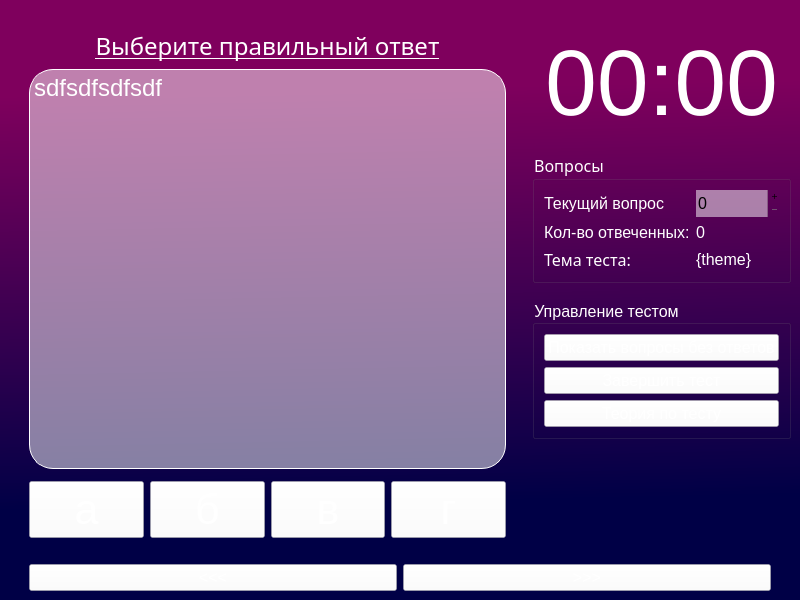
<?xml version="1.0" encoding="UTF-8"?>
<ui version="4.0">
 <class>MainWindow</class>
 <widget class="QMainWindow" name="MainWindow">
  <property name="geometry">
   <rect>
    <x>0</x>
    <y>0</y>
    <width>800</width>
    <height>600</height>
   </rect>
  </property>
  <property name="sizePolicy">
   <sizepolicy hsizetype="Maximum" vsizetype="Maximum">
    <horstretch>0</horstretch>
    <verstretch>0</verstretch>
   </sizepolicy>
  </property>
  <property name="minimumSize">
   <size>
    <width>800</width>
    <height>600</height>
   </size>
  </property>
  <property name="maximumSize">
   <size>
    <width>16777215</width>
    <height>16777215</height>
   </size>
  </property>
  <property name="mouseTracking">
   <bool>false</bool>
  </property>
  <property name="focusPolicy">
   <enum>Qt::NoFocus</enum>
  </property>
  <property name="windowTitle">
   <string>Программа для тестирования</string>
  </property>
  <property name="styleSheet">
   <string notr="true">*{
	font-family: 'Circe';
	color: white;
	font-size: 12pt;
}

#question {
	color: white;
}

QPushButton:enabled {
	background-color: rgba(255, 255, 255, 128);
}

QPushButton:disabled {
	background-color: rgba(160, 160, 160, 128);
}

QPushButton:pressed {
    background-color: rgba(180, 180, 180, 128);
}

QPushButton:disabled:hover {
    background-color: rgba(192, 57, 43, 128);
}

#centralwidget {
    background-color: qlineargradient(spread:pad, x1:0.531, y1:0, x2:0.559, y2:1, stop:0.145251 rgba(127, 0, 93, 255), stop:0.836158 rgba(0, 0, 70, 255));
}



/*
background-color: qlineargradient(spread:pad, x1:0, y1:0, x2:0, y2:1, stop:0 rgba(255, 0, 0, 255), stop:0.339795 rgba(255, 0, 0, 255), stop:0.339799 rgba(255, 255, 255, 255), stop:0.662444 rgba(255, 255, 255, 255), stop:0.662469 rgba(0, 0, 255, 255), stop:1 rgba(0, 0, 255, 255));

qlineargradient(to top, #505285 0%, #585e92 12%, #65689f 25%, #7474b0 37%, #7e7ebb 50%, #8389c7 62%, #9795d4 75%, #a2a1dc 87%, #b5aee4 100%);
*/</string>
  </property>
  <property name="dockOptions">
   <set>QMainWindow::AllowTabbedDocks|QMainWindow::AnimatedDocks</set>
  </property>
  <widget class="QWidget" name="centralwidget">
   <property name="sizePolicy">
    <sizepolicy hsizetype="Preferred" vsizetype="Preferred">
     <horstretch>0</horstretch>
     <verstretch>0</verstretch>
    </sizepolicy>
   </property>
   <layout class="QGridLayout" name="gridLayout_3">
    <item row="0" column="0">
     <layout class="QVBoxLayout" name="verticalLayout">
      <property name="spacing">
       <number>6</number>
      </property>
      <property name="leftMargin">
       <number>20</number>
      </property>
      <property name="topMargin">
       <number>20</number>
      </property>
      <property name="rightMargin">
       <number>20</number>
      </property>
      <property name="bottomMargin">
       <number>20</number>
      </property>
      <item>
       <widget class="QLabel" name="label_4">
        <property name="font">
         <font>
          <family>Circe</family>
          <pointsize>18</pointsize>
          <underline>true</underline>
         </font>
        </property>
        <property name="styleSheet">
         <string notr="true">font-size: 18pt;</string>
        </property>
        <property name="text">
         <string>Выберите правильный ответ</string>
        </property>
        <property name="alignment">
         <set>Qt::AlignCenter</set>
        </property>
       </widget>
      </item>
      <item>
       <widget class="QTextBrowser" name="question">
        <property name="styleSheet">
         <string notr="true">font-size: 18pt;
background-color: rgba(255, 255, 255, 128);
border: 1px solid white;
border-radius: 24px;</string>
        </property>
        <property name="html">
         <string>&lt;!DOCTYPE HTML PUBLIC &quot;-//W3C//DTD HTML 4.0//EN&quot; &quot;http://www.w3.org/TR/REC-html40/strict.dtd&quot;&gt;
&lt;html&gt;&lt;head&gt;&lt;meta name=&quot;qrichtext&quot; content=&quot;1&quot; /&gt;&lt;style type=&quot;text/css&quot;&gt;
p, li { white-space: pre-wrap; }
&lt;/style&gt;&lt;/head&gt;&lt;body style=&quot; font-family:'Circe'; font-size:18pt; font-weight:400; font-style:normal;&quot;&gt;
&lt;p style=&quot; margin-top:0px; margin-bottom:0px; margin-left:0px; margin-right:0px; -qt-block-indent:0; text-indent:0px;&quot;&gt;sdfsdfsdfsdf&lt;/p&gt;&lt;/body&gt;&lt;/html&gt;</string>
        </property>
       </widget>
      </item>
      <item>
       <widget class="QFrame" name="frame">
        <property name="frameShape">
         <enum>QFrame::StyledPanel</enum>
        </property>
        <property name="frameShadow">
         <enum>QFrame::Plain</enum>
        </property>
        <property name="lineWidth">
         <number>20</number>
        </property>
        <property name="midLineWidth">
         <number>9</number>
        </property>
       </widget>
      </item>
      <item>
       <layout class="QHBoxLayout" name="horizontalLayout_2">
        <item>
         <widget class="QPushButton" name="answer_0">
          <property name="enabled">
           <bool>true</bool>
          </property>
          <property name="sizePolicy">
           <sizepolicy hsizetype="Preferred" vsizetype="Preferred">
            <horstretch>0</horstretch>
            <verstretch>0</verstretch>
           </sizepolicy>
          </property>
          <property name="styleSheet">
           <string notr="true">font-size: 32pt;</string>
          </property>
          <property name="text">
           <string>а</string>
          </property>
          <property name="shortcut">
           <string>А</string>
          </property>
         </widget>
        </item>
        <item>
         <widget class="QPushButton" name="answer_1">
          <property name="sizePolicy">
           <sizepolicy hsizetype="Preferred" vsizetype="Preferred">
            <horstretch>0</horstretch>
            <verstretch>0</verstretch>
           </sizepolicy>
          </property>
          <property name="styleSheet">
           <string notr="true">font-size: 32pt;</string>
          </property>
          <property name="text">
           <string>б</string>
          </property>
          <property name="shortcut">
           <string>Б</string>
          </property>
         </widget>
        </item>
        <item>
         <widget class="QPushButton" name="answer_2">
          <property name="sizePolicy">
           <sizepolicy hsizetype="Preferred" vsizetype="Preferred">
            <horstretch>0</horstretch>
            <verstretch>0</verstretch>
           </sizepolicy>
          </property>
          <property name="styleSheet">
           <string notr="true">font-size: 32pt;</string>
          </property>
          <property name="text">
           <string>в</string>
          </property>
          <property name="shortcut">
           <string>В</string>
          </property>
         </widget>
        </item>
        <item>
         <widget class="QPushButton" name="answer_3">
          <property name="sizePolicy">
           <sizepolicy hsizetype="Preferred" vsizetype="Preferred">
            <horstretch>0</horstretch>
            <verstretch>0</verstretch>
           </sizepolicy>
          </property>
          <property name="styleSheet">
           <string notr="true">font-size: 32pt;</string>
          </property>
          <property name="text">
           <string>г</string>
          </property>
          <property name="shortcut">
           <string>Г</string>
          </property>
         </widget>
        </item>
       </layout>
      </item>
     </layout>
    </item>
    <item row="1" column="0" colspan="2">
     <layout class="QHBoxLayout" name="horizontalLayout">
      <property name="spacing">
       <number>6</number>
      </property>
      <property name="leftMargin">
       <number>20</number>
      </property>
      <property name="rightMargin">
       <number>20</number>
      </property>
      <property name="bottomMargin">
       <number>0</number>
      </property>
      <item>
       <widget class="QPushButton" name="btn_prev_question">
        <property name="text">
         <string>&lt;&lt;&lt;</string>
        </property>
        <property name="shortcut">
         <string>Left</string>
        </property>
       </widget>
      </item>
      <item>
       <widget class="QPushButton" name="btn_next_question">
        <property name="sizePolicy">
         <sizepolicy hsizetype="Minimum" vsizetype="Fixed">
          <horstretch>0</horstretch>
          <verstretch>0</verstretch>
         </sizepolicy>
        </property>
        <property name="text">
         <string>&gt;&gt;&gt;</string>
        </property>
        <property name="shortcut">
         <string>Right</string>
        </property>
       </widget>
      </item>
     </layout>
    </item>
    <item row="0" column="1">
     <layout class="QVBoxLayout" name="verticalLayout_2">
      <property name="topMargin">
       <number>10</number>
      </property>
      <property name="bottomMargin">
       <number>107</number>
      </property>
      <item>
       <widget class="QLabel" name="test_time">
        <property name="sizePolicy">
         <sizepolicy hsizetype="Minimum" vsizetype="Maximum">
          <horstretch>0</horstretch>
          <verstretch>0</verstretch>
         </sizepolicy>
        </property>
        <property name="styleSheet">
         <string notr="true">font-family: &quot;Circe ExtraBold&quot;;
font-size: 70pt;</string>
        </property>
        <property name="frameShape">
         <enum>QFrame::NoFrame</enum>
        </property>
        <property name="text">
         <string>00:00</string>
        </property>
        <property name="alignment">
         <set>Qt::AlignCenter</set>
        </property>
        <property name="margin">
         <number>0</number>
        </property>
       </widget>
      </item>
      <item>
       <widget class="QGroupBox" name="groupBox">
        <property name="sizePolicy">
         <sizepolicy hsizetype="Preferred" vsizetype="Maximum">
          <horstretch>0</horstretch>
          <verstretch>0</verstretch>
         </sizepolicy>
        </property>
        <property name="font">
         <font>
          <family>Circe</family>
          <pointsize>12</pointsize>
         </font>
        </property>
        <property name="styleSheet">
         <string notr="true"/>
        </property>
        <property name="title">
         <string>Вопросы</string>
        </property>
        <layout class="QGridLayout" name="gridLayout">
         <item row="0" column="0">
          <layout class="QFormLayout" name="formLayout">
           <item row="0" column="0">
            <widget class="QLabel" name="label">
             <property name="text">
              <string>Текущий вопрос</string>
             </property>
            </widget>
           </item>
           <item row="0" column="1">
            <widget class="QSpinBox" name="current_question">
             <property name="mouseTracking">
              <bool>false</bool>
             </property>
             <property name="focusPolicy">
              <enum>Qt::NoFocus</enum>
             </property>
             <property name="styleSheet">
              <string notr="true">color: black;
background-color: rgba(255, 255, 255, 128);</string>
             </property>
             <property name="frame">
              <bool>false</bool>
             </property>
             <property name="buttonSymbols">
              <enum>QAbstractSpinBox::PlusMinus</enum>
             </property>
            </widget>
           </item>
           <item row="1" column="0">
            <widget class="QLabel" name="label_2">
             <property name="text">
              <string>Кол-во отвеченных:</string>
             </property>
            </widget>
           </item>
           <item row="1" column="1">
            <widget class="QLabel" name="answered_count">
             <property name="text">
              <string>0</string>
             </property>
            </widget>
           </item>
           <item row="2" column="0">
            <widget class="QLabel" name="label_3">
             <property name="font">
              <font>
               <family>Circe</family>
               <pointsize>12</pointsize>
              </font>
             </property>
             <property name="styleSheet">
              <string notr="true"/>
             </property>
             <property name="text">
              <string>Тема теста:</string>
             </property>
             <property name="alignment">
              <set>Qt::AlignCenter</set>
             </property>
            </widget>
           </item>
           <item row="2" column="1">
            <widget class="QLabel" name="test_theme">
             <property name="text">
              <string>{theme}</string>
             </property>
            </widget>
           </item>
          </layout>
         </item>
        </layout>
       </widget>
      </item>
      <item>
       <widget class="QGroupBox" name="groupBox_2">
        <property name="sizePolicy">
         <sizepolicy hsizetype="Preferred" vsizetype="Maximum">
          <horstretch>0</horstretch>
          <verstretch>0</verstretch>
         </sizepolicy>
        </property>
        <property name="styleSheet">
         <string notr="true"/>
        </property>
        <property name="title">
         <string>Управление тестом</string>
        </property>
        <layout class="QGridLayout" name="gridLayout_2">
         <item row="0" column="0">
          <layout class="QFormLayout" name="formLayout_3">
           <item row="0" column="0" colspan="2">
            <widget class="QPushButton" name="show_unanswered">
             <property name="text">
              <string>Показать вопросы без ответов</string>
             </property>
             <property name="autoDefault">
              <bool>false</bool>
             </property>
             <property name="default">
              <bool>false</bool>
             </property>
             <property name="flat">
              <bool>false</bool>
             </property>
            </widget>
           </item>
           <item row="1" column="0" colspan="2">
            <widget class="QPushButton" name="finish_test_btn">
             <property name="text">
              <string>Завершить тест</string>
             </property>
            </widget>
           </item>
           <item row="2" column="0" colspan="2">
            <widget class="QPushButton" name="show_theory_btn">
             <property name="text">
              <string>Теория по тесту</string>
             </property>
            </widget>
           </item>
          </layout>
         </item>
        </layout>
       </widget>
      </item>
     </layout>
    </item>
   </layout>
  </widget>
 </widget>
 <resources/>
 <connections/>
</ui>
